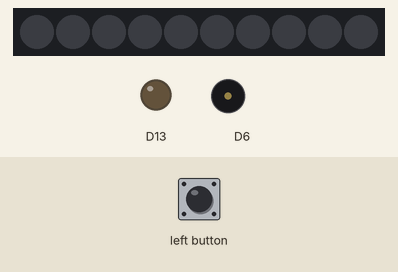
Recording of a sketch running on a simulated Adafruit Circuit Playground Express. On the bench: 10 RGB LEDs in strip order, left to right, output pins drawn as LEDs (lit = HIGH), buzzer (waves = sounding). The inputs (shaded band) are chosen by the test bench.

Above: at 1.2 s.
1.3 s: left button pressed for 0.15 s
At 1.7 s:
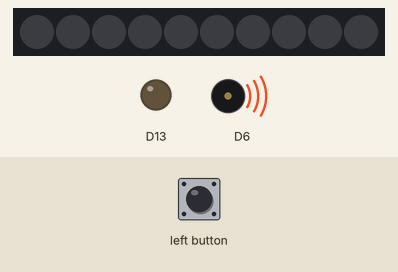
Timing chart, 0 to 8.0 s (numbered marks = the images above; inputs shaded):
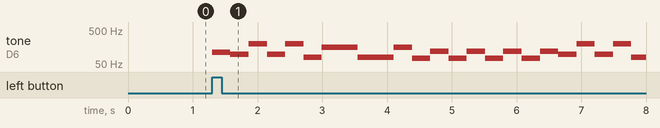

The sketch:

cpg_accomapnient_havana.ino
```cpp
#include <Adafruit_CircuitPlayground.h>
#include "pitches.h"
#include "durations.h"

#define REST 0 //do nothing

const int numNotes = 64; // count the number of notes you have
int notes[] = {
  NOTE_A2,  NOTE_G2,  NOTE_G3,  NOTE_G2, NOTE_G3, NOTE_DS2, NOTE_DS3, NOTE_DS2, NOTE_DS3,

  NOTE_D2, NOTE_AS2, NOTE_D2, NOTE_AS2, NOTE_D2, NOTE_AS2, NOTE_D2, NOTE_AS2,
  NOTE_G2,  NOTE_G3,  NOTE_G2, NOTE_G3, NOTE_DS2, NOTE_DS3, NOTE_DS2, NOTE_DS3,

  NOTE_D2, NOTE_AS2, NOTE_D2, NOTE_AS2, NOTE_D2, NOTE_AS2, NOTE_D2, NOTE_AS2,
  NOTE_G2,  NOTE_G3,  NOTE_G2, NOTE_G3, NOTE_DS2, NOTE_DS3, NOTE_DS2, NOTE_DS3,

  NOTE_D2, NOTE_AS2, NOTE_D2, NOTE_AS2, NOTE_D2, NOTE_AS2, NOTE_D2, NOTE_AS2,
  NOTE_G2,  NOTE_G3,  NOTE_G2, NOTE_G3, NOTE_DS2, NOTE_DS3, NOTE_DS2, NOTE_DS3,

  NOTE_D2, NOTE_AS2, NOTE_D2, NOTE_AS2, NOTE_D2, NOTE_AS2, NOTE_D2, NOTE_AS2
};

int noteDurations[] = {
  EIGHTH, EIGHTH, EIGHTH, EIGHTH, EIGHTH, EIGHTH, QUARTER, QUARTER,

  EIGHTH, EIGHTH, EIGHTH, EIGHTH, EIGHTH, EIGHTH, EIGHTH, EIGHTH,
  EIGHTH, EIGHTH, EIGHTH, EIGHTH, EIGHTH, EIGHTH, EIGHTH, EIGHTH,

  EIGHTH, EIGHTH, EIGHTH, EIGHTH, EIGHTH, EIGHTH, EIGHTH, EIGHTH,
  EIGHTH, EIGHTH, EIGHTH, EIGHTH, EIGHTH, EIGHTH, EIGHTH, EIGHTH,

  EIGHTH, EIGHTH, EIGHTH, EIGHTH, EIGHTH, EIGHTH, EIGHTH, EIGHTH,
  EIGHTH, EIGHTH, EIGHTH, EIGHTH, EIGHTH, EIGHTH, EIGHTH, EIGHTH,

  EIGHTH, EIGHTH, EIGHTH, EIGHTH, EIGHTH, EIGHTH, EIGHTH, EIGHTH
};

void setup() {
  CircuitPlayground.begin();  // initialize the CP library
}

void loop() {
  if(CircuitPlayground.leftButton()) {   // play when we press the left button
    for(int index = 0; index < numNotes; index++){
      CircuitPlayground.playTone(notes[index], noteDurations[index]); //play the note
      delay(7); // to distinguish the notes, set a minimum time between them
    }
  }
}
```

durations.h
```cpp
/*************************************************************************************************************************************************
 * Note Durations modified from https://github.com/adafruit/Adafruit_CircuitPlayground/blob/master/examples/Birthday_Candles/Birthday_Candles.ino*
 *************************************************************************************************************************************************/

#define WHOLE            2200       // Length of time in milliseconds of a whole note (i.e. a full bar).
#define HALF             WHOLE/2
#define QUARTER          HALF/2
#define EIGHTH           QUARTER/2
#define EIGHTH_TRIPLE    QUARTER/3
#define SIXTEENTH        EIGHTH/2
#define THIRTY_SECOND    SIXTEENTH/2 //added by Ji Yong

#define DOTTED_HALF      HALF + QUARTER  //added by Ji Yong
#define DOTTED_QUARTER   QUARTER + EIGHTH //added by Ji Yong
#define DOTTED_EIGHTH    EIGHTH + SIXTEENTH //added by Ji Yong
#define DOTTED_SIXTEENTH SIXTEENTH + THIRTY_SECOND //added by Ji Yong
```

pitches.h
```cpp
/********************************************************************
 * Musical Notes via https://www.arduino.cc/en/Tutorial/ToneMelody  *
 ********************************************************************/

#define NOTE_B0  31
#define NOTE_C1  33
#define NOTE_CS1 35
#define NOTE_D1  37
#define NOTE_DS1 39
#define NOTE_E1  41
#define NOTE_F1  44
#define NOTE_FS1 46
#define NOTE_G1  49
#define NOTE_GS1 52
#define NOTE_A1  55
#define NOTE_AS1 58
#define NOTE_B1  62
#define NOTE_C2  65
#define NOTE_CS2 69
#define NOTE_D2  73
#define NOTE_DS2 78
#define NOTE_E2  82
#define NOTE_F2  87
#define NOTE_FS2 93
#define NOTE_G2  98
#define NOTE_GS2 104
#define NOTE_A2  110
#define NOTE_AS2 117
#define NOTE_B2  123
#define NOTE_C3  131
#define NOTE_CS3 139
#define NOTE_D3  147
#define NOTE_DS3 156
#define NOTE_E3  165
#define NOTE_F3  175
#define NOTE_FS3 185
#define NOTE_G3  196
#define NOTE_GS3 208
#define NOTE_A3  220
#define NOTE_AS3 233
#define NOTE_B3  247
#define NOTE_C4  262
#define NOTE_CS4 277
#define NOTE_D4  294
#define NOTE_DS4 311
#define NOTE_E4  330
#define NOTE_F4  349
#define NOTE_FS4 370
#define NOTE_G4  392
#define NOTE_GS4 415
#define NOTE_A4  440
#define NOTE_AS4 466
#define NOTE_B4  494
#define NOTE_C5  523
#define NOTE_CS5 554
#define NOTE_D5  587
#define NOTE_DS5 622
#define NOTE_E5  659
#define NOTE_F5  698
#define NOTE_FS5 740
#define NOTE_G5  784
#define NOTE_GS5 831
#define NOTE_A5  880
#define NOTE_AS5 932
#define NOTE_B5  988
#define NOTE_C6  1047
#define NOTE_CS6 1109
#define NOTE_D6  1175
#define NOTE_DS6 1245
#define NOTE_E6  1319
#define NOTE_F6  1397
#define NOTE_FS6 1480
#define NOTE_G6  1568
#define NOTE_GS6 1661
#define NOTE_A6  1760
#define NOTE_AS6 1865
#define NOTE_B6  1976
#define NOTE_C7  2093
#define NOTE_CS7 2217
#define NOTE_D7  2349
#define NOTE_DS7 2489
#define NOTE_E7  2637
#define NOTE_F7  2794
#define NOTE_FS7 2960
#define NOTE_G7  3136
#define NOTE_GS7 3322
#define NOTE_A7  3520
#define NOTE_AS7 3729
#define NOTE_B7  3951
#define NOTE_C8  4186
#define NOTE_CS8 4435
#define NOTE_D8  4699
#define NOTE_DS8 4978
```

Measured:
- after the input at 1.3 s, tone on D6: plays 110 Hz for 0.28 s, 98 Hz for 0.28 s, 196 Hz for 0.28 s, 98 Hz for 0.28 s, 196 Hz for 0.28 s, 78 Hz for 0.28 s … (22 notes in this stretch), starting at once
